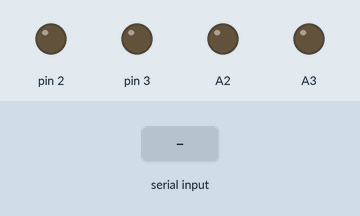
Bench run of a sketch on a simulated Arduino Uno, built with avr-gcc and run on an emulated ATmega328P. On the bench: output pins drawn as LEDs (lit = HIGH). Inputs (shaded band) come from the test bench.

Above: at 1.2 s.
1.3 s: "90,45\n" received over Serial
At 2.0 s:
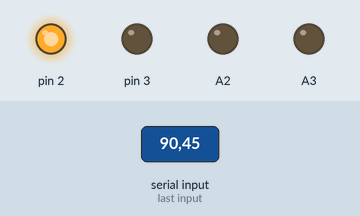
2.8 s: "30,150\n" received over Serial
At 3.2 s:
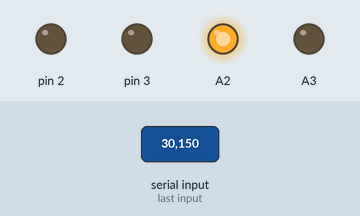
Timing chart, 0 to 5.8 s (numbered marks = the images above; inputs shaded):
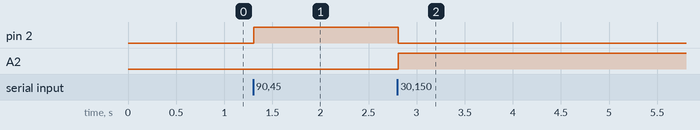

The sketch:

podwozie.ino
```cpp
void setup() {
  Serial.begin(9600);
}

void loop() {
  if (Serial.available() > 0) {
    String data = Serial.readStringUntil('\n');

    int commaIndex = data.indexOf(',');
    if (commaIndex != -1) {
      String x_str = data.substring(0, commaIndex);
      int x = x_str.toInt();

      String y_str = data.substring(commaIndex + 1);
      int y = y_str.toInt();

      Drive(x, y);
    }
  }
}


void Drive(int x, int y)
{
  x *= 2.55;
  y *= 2.55;

  if(x > 0)
  {
    analogWrite(2, x);
    analogWrite(3, 0);
  }

  if(x < 0)
  {
    analogWrite(2, 0);
    analogWrite(3, x);
  }

   if(y > 0)
  {
    analogWrite(A2, y);
    analogWrite(A3, 0);
  }

  if(y < 0)
  {
    analogWrite(A2, 0);
    analogWrite(A3, y);
  }

}
```

Measured:
- after the input at 1.3 s, pin 2: LOW → HIGH at once
- after the input at 2.8 s, pin 2: HIGH → LOW at once; A2: LOW → HIGH at once
